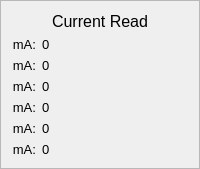
    <widget class="QFrame" name="curRead">
     <property name="sizePolicy">
      <sizepolicy hsizetype="Minimum" vsizetype="Preferred">
       <horstretch>0</horstretch>
       <verstretch>0</verstretch>
      </sizepolicy>
     </property>
     <property name="baseSize">
      <size>
       <width>0</width>
       <height>0</height>
      </size>
     </property>
     <property name="frameShape">
      <enum>QFrame::StyledPanel</enum>
     </property>
     <property name="frameShadow">
      <enum>QFrame::Sunken</enum>
     </property>
     <property name="lineWidth">
      <number>2</number>
     </property>
     <layout class="QVBoxLayout" name="verticalLayout_14" stretch="0,0">
      <item>
       <widget class="QLabel" name="label_6">
        <property name="sizePolicy">
         <sizepolicy hsizetype="Minimum" vsizetype="Preferred">
          <horstretch>0</horstretch>
          <verstretch>0</verstretch>
         </sizepolicy>
        </property>
        <property name="font">
         <font>
          <pointsize>12</pointsize>
         </font>
        </property>
        <property name="text">
         <string>Current Read</string>
        </property>
        <property name="alignment">
         <set>Qt::AlignCenter</set>
        </property>
       </widget>
      </item>
      <item>
       <layout class="QHBoxLayout" name="horizontalLayout_9">
        <property name="spacing">
         <number>6</number>
        </property>
        <property name="sizeConstraint">
         <enum>QLayout::SetDefaultConstraint</enum>
        </property>
        <item>
         <layout class="QVBoxLayout" name="verticalLayout_10">
          <property name="sizeConstraint">
           <enum>QLayout::SetFixedSize</enum>
          </property>
          <item>
           <widget class="QLabel" name="ma1">
            <property name="enabled">
             <bool>true</bool>
            </property>
            <property name="sizePolicy">
             <sizepolicy hsizetype="Minimum" vsizetype="Fixed">
              <horstretch>0</horstretch>
              <verstretch>0</verstretch>
             </sizepolicy>
            </property>
            <property name="font">
             <font>
              <pointsize>10</pointsize>
             </font>
            </property>
            <property name="text">
             <string>mA:</string>
            </property>
            <property name="alignment">
             <set>Qt::AlignRight|Qt::AlignTrailing|Qt::AlignVCenter</set>
            </property>
           </widget>
          </item>
          <item>
           <widget class="QLabel" name="ma2">
            <property name="enabled">
             <bool>true</bool>
            </property>
            <property name="sizePolicy">
             <sizepolicy hsizetype="Minimum" vsizetype="Fixed">
              <horstretch>0</horstretch>
              <verstretch>0</verstretch>
             </sizepolicy>
            </property>
            <property name="font">
             <font>
              <pointsize>10</pointsize>
             </font>
            </property>
            <property name="text">
             <string>mA:</string>
            </property>
            <property name="alignment">
             <set>Qt::AlignRight|Qt::AlignTrailing|Qt::AlignVCenter</set>
            </property>
           </widget>
          </item>
          <item>
           <widget class="QLabel" name="ma3">
            <property name="sizePolicy">
             <sizepolicy hsizetype="Minimum" vsizetype="Fixed">
              <horstretch>0</horstretch>
              <verstretch>0</verstretch>
             </sizepolicy>
            </property>
            <property name="font">
             <font>
              <pointsize>10</pointsize>
             </font>
            </property>
            <property name="text">
             <string>mA:</string>
            </property>
            <property name="alignment">
             <set>Qt::AlignRight|Qt::AlignTrailing|Qt::AlignVCenter</set>
            </property>
           </widget>
          </item>
          <item>
           <widget class="QLabel" name="ma4">
            <property name="sizePolicy">
             <sizepolicy hsizetype="Minimum" vsizetype="Fixed">
              <horstretch>0</horstretch>
              <verstretch>0</verstretch>
             </sizepolicy>
            </property>
            <property name="font">
             <font>
              <pointsize>10</pointsize>
             </font>
            </property>
            <property name="text">
             <string>mA:</string>
            </property>
            <property name="alignment">
             <set>Qt::AlignRight|Qt::AlignTrailing|Qt::AlignVCenter</set>
            </property>
           </widget>
          </item>
          <item>
           <widget class="QLabel" name="ma5">
            <property name="sizePolicy">
             <sizepolicy hsizetype="Minimum" vsizetype="Fixed">
              <horstretch>0</horstretch>
              <verstretch>0</verstretch>
             </sizepolicy>
            </property>
            <property name="font">
             <font>
              <pointsize>10</pointsize>
             </font>
            </property>
            <property name="text">
             <string>mA:</string>
            </property>
            <property name="alignment">
             <set>Qt::AlignRight|Qt::AlignTrailing|Qt::AlignVCenter</set>
            </property>
           </widget>
          </item>
          <item>
           <widget class="QLabel" name="ma6">
            <property name="sizePolicy">
             <sizepolicy hsizetype="Minimum" vsizetype="Fixed">
              <horstretch>0</horstretch>
              <verstretch>0</verstretch>
             </sizepolicy>
            </property>
            <property name="font">
             <font>
              <pointsize>10</pointsize>
             </font>
            </property>
            <property name="text">
             <string>mA:</string>
            </property>
            <property name="alignment">
             <set>Qt::AlignRight|Qt::AlignTrailing|Qt::AlignVCenter</set>
            </property>
           </widget>
          </item>
         </layout>
        </item>
        <item>
         <layout class="QVBoxLayout" name="verticalLayout_13">
          <property name="sizeConstraint">
           <enum>QLayout::SetDefaultConstraint</enum>
          </property>
          <item>
           <widget class="QLabel" name="mA1">
            <property name="sizePolicy">
             <sizepolicy hsizetype="MinimumExpanding" vsizetype="Fixed">
              <horstretch>0</horstretch>
              <verstretch>0</verstretch>
             </sizepolicy>
            </property>
            <property name="font">
             <font>
              <pointsize>10</pointsize>
             </font>
            </property>
            <property name="text">
             <string>0</string>
            </property>
            <property name="alignment">
             <set>Qt::AlignLeading|Qt::AlignLeft|Qt::AlignVCenter</set>
            </property>
           </widget>
          </item>
          <item>
           <widget class="QLabel" name="mA2">
            <property name="sizePolicy">
             <sizepolicy hsizetype="MinimumExpanding" vsizetype="Fixed">
              <horstretch>0</horstretch>
              <verstretch>0</verstretch>
             </sizepolicy>
            </property>
            <property name="font">
             <font>
              <pointsize>10</pointsize>
             </font>
            </property>
            <property name="text">
             <string>0</string>
            </property>
            <property name="alignment">
             <set>Qt::AlignLeading|Qt::AlignLeft|Qt::AlignVCenter</set>
            </property>
           </widget>
          </item>
          <item>
           <widget class="QLabel" name="mA3">
            <property name="sizePolicy">
             <sizepolicy hsizetype="MinimumExpanding" vsizetype="Fixed">
              <horstretch>0</horstretch>
              <verstretch>0</verstretch>
             </sizepolicy>
            </property>
            <property name="font">
             <font>
              <pointsize>10</pointsize>
             </font>
            </property>
            <property name="text">
             <string>0</string>
            </property>
            <property name="alignment">
             <set>Qt::AlignLeading|Qt::AlignLeft|Qt::AlignVCenter</set>
            </property>
           </widget>
          </item>
          <item>
           <widget class="QLabel" name="mA4">
            <property name="sizePolicy">
             <sizepolicy hsizetype="MinimumExpanding" vsizetype="Fixed">
              <horstretch>0</horstretch>
              <verstretch>0</verstretch>
             </sizepolicy>
            </property>
            <property name="font">
             <font>
              <pointsize>10</pointsize>
             </font>
            </property>
            <property name="text">
             <string>0</string>
            </property>
            <property name="alignment">
             <set>Qt::AlignLeading|Qt::AlignLeft|Qt::AlignVCenter</set>
            </property>
           </widget>
          </item>
          <item>
           <widget class="QLabel" name="mA5">
            <property name="sizePolicy">
             <sizepolicy hsizetype="MinimumExpanding" vsizetype="Fixed">
              <horstretch>0</horstretch>
              <verstretch>0</verstretch>
             </sizepolicy>
            </property>
            <property name="font">
             <font>
              <pointsize>10</pointsize>
             </font>
            </property>
            <property name="text">
             <string>0</string>
            </property>
            <property name="alignment">
             <set>Qt::AlignLeading|Qt::AlignLeft|Qt::AlignVCenter</set>
            </property>
           </widget>
          </item>
          <item>
           <widget class="QLabel" name="mA6">
            <property name="sizePolicy">
             <sizepolicy hsizetype="MinimumExpanding" vsizetype="Fixed">
              <horstretch>0</horstretch>
              <verstretch>0</verstretch>
             </sizepolicy>
            </property>
            <property name="font">
             <font>
              <pointsize>10</pointsize>
             </font>
            </property>
            <property name="text">
             <string>0</string>
            </property>
            <property name="alignment">
             <set>Qt::AlignLeading|Qt::AlignLeft|Qt::AlignVCenter</set>
            </property>
           </widget>
          </item>
         </layout>
        </item>
       </layout>
      </item>
     </layout>
    </widget>
